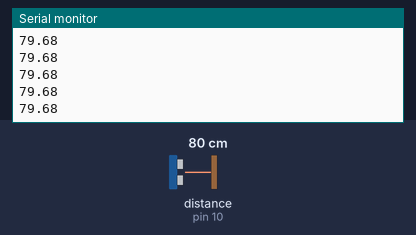
Recording of a sketch running on a simulated Arduino Uno, built with avr-gcc and run on an emulated ATmega328P. On the bench: the last lines printed to the serial monitor. Wiring (inferred from the names in the program): ultrasonic range finder: trigger pin 9; echo pin 10. The inputs (shaded band) are chosen by the test bench; at power-on: distance to the obstacle (sensor on pin 10) 80 cm. The echo pulse lasts 58.3 µs per cm.

Above: at 1.2 s.
1.3 s: distance to the obstacle (sensor on pin 10) set to 2 cm
At 2.1 s:
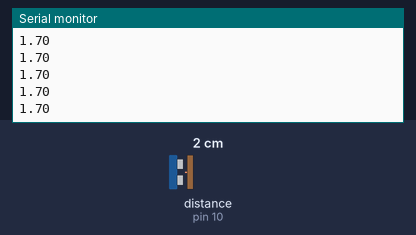
2.8 s: distance to the obstacle (sensor on pin 10) set to 4 cm
At 3.5 s:
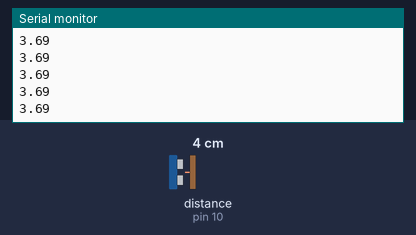
Timing chart, 0 to 5.8 s (numbered marks = the images above; inputs shaded):
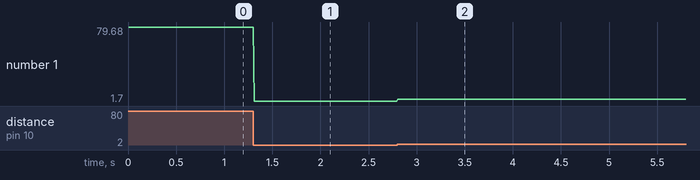

The sketch:

Ultrasonic_sensor.ino
```cpp
/*
 * HC-SR04 example sketch
 *
 * https://create.arduino.cc/projecthub/Isaac100/getting-started-with-the-hc-sr04-ultrasonic-sensor-036380
 *
 * by Isaac100
 */

const int trigPin = 9;
const int echoPin = 10;

float duration, distance;

void setup() {
  pinMode(trigPin, OUTPUT);
  pinMode(echoPin, INPUT);
  Serial.begin(115200);
}

void loop() {
  digitalWrite(trigPin, LOW);
  delayMicroseconds(2);
  digitalWrite(trigPin, HIGH);
  delayMicroseconds(10);
  digitalWrite(trigPin, LOW);

  duration = pulseIn(echoPin, HIGH);
  distance = (duration*.0343)/2;
  Serial.println(distance);
  delay(10);
}
```

Measured:
- after the input at 1.3 s, the serial monitor: prints a new line at once (image 1)
- after the input at 2.8 s, the serial monitor: prints a new line at once (image 2)
- plotted number 1: 79.68 → 1.7 after the input at 1.3 s, 1.7 → 3.69 after the input at 2.8 s
